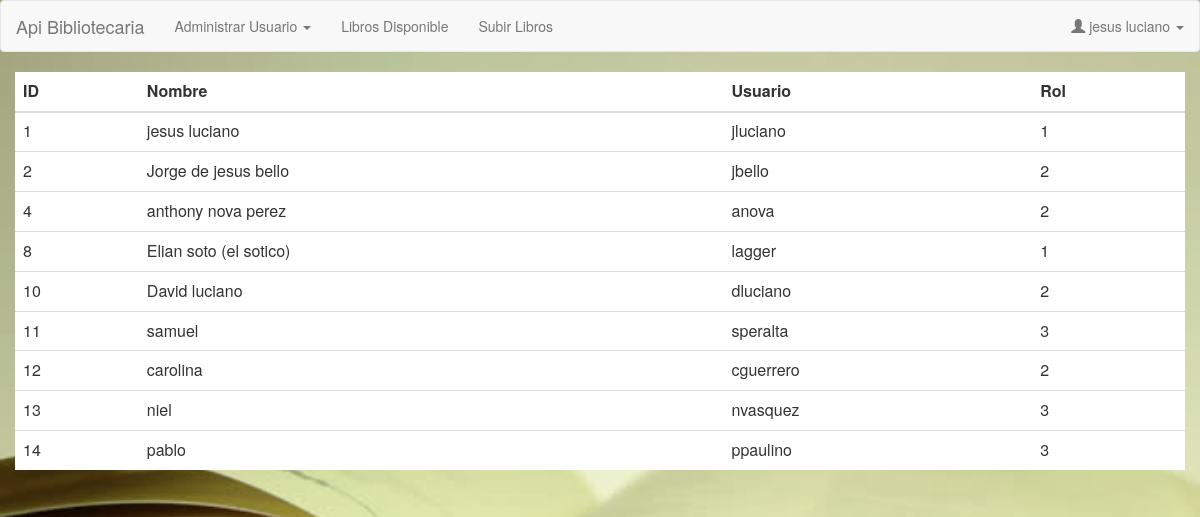
The page /Listausuarios.php (signed in) on the database as committed earlier.
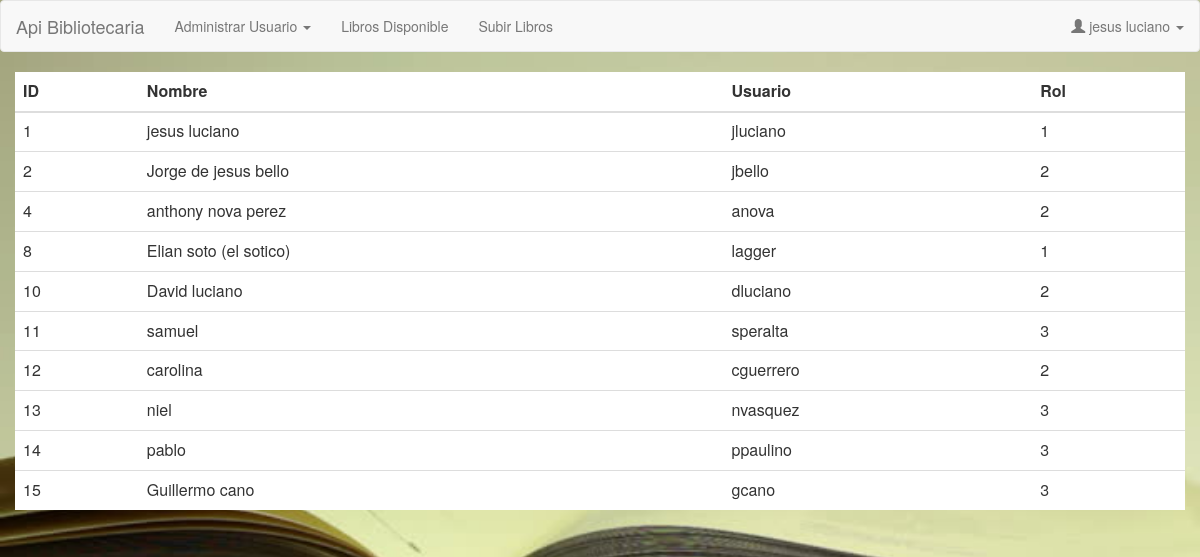
The same page on the database as committed later.
### tables this page shows
CREATE TABLE `usuarios` (
  `Id` int(11) NOT NULL AUTO_INCREMENT,
  `nombre` varchar(45) NOT NULL,
  `usuario` varchar(45) NOT NULL,
  `password` varchar(25) NOT NULL,
  `Rol` varchar(20) NOT NULL,
  PRIMARY KEY (`Id`)
);

### Clases/Usuarios.php (called while the page is built, shortened)
<?php
class Usuarios
{
        static function Listarusuarios(){
            $datos = array();
            $con = Conexion::obj();
            $rs = mysqli_query($con,"Select * from Usuarios");
          while( $fila = mysqli_fetch_object($rs)){
            $datos[] = $fila;
        }
            return $datos;
        }
    }

### Listausuarios.php (the view, shortened to what this page needs)
<?php
include "Header.php";
?>
<div class="row">
<table class="table" id="tbl">
<thead>
<tr>
<th>ID</th>
<th>Nombre</th>
<th>Usuario</th>
<th>Rol</th>
</tr>
</thead>
<tbody id="tbody">
<tr>
<?php
$datos = Usuarios::Listarusuarios();
foreach($datos as $fila){
    echo "<tr>
         <td>{$fila->Id}</td>
        <td>{$fila->nombre}</td>
        <td>{$fila->usuario}</td>
          <td>{$fila->Rol}</td>
             </tr>";
}
?>
</tr>
</tbody>
</table>
</div>
<?php
include "Footer.php";
?>

### Header.php (shortened to what this page needs)
<?php
function getBaseUrl()
{
    $currentPath = $_SERVER['PHP_SELF'];
    $pathInfo = pathinfo($currentPath);
    $hostName = $_SERVER['HTTP_HOST'];
    $protocol = strtolower(substr($_SERVER["SERVER_PROTOCOL"],0,5))=='https://'?'https://':'http://';
    return $protocol.$hostName.$pathInfo['dirname']."/";
}
?>
<html>
<head>
<link rel="stylesheet" href="<?php echo getBaseUrl();?>Assets/css/bootstrap.min.css"/>
<link rel="stylesheet" href="<?php echo getBaseUrl();?>Assets/css/style.css"/>
</head>
<body>
<nav class="navbar navbar-default">
  <div class="container-fluid">
    <div class="navbar-header">
      <a class="navbar-brand" href="#">Api Bibliotecaria</a>
    </div>
    <ul class="nav navbar-nav">
   <?php if($_SESSION['Rol_usuario'] == 1){?>
        <li class="dropdown">
          <a href="#" class="dropdown-toggle" data-toggle="dropdown" role="button" aria-haspopup="true" aria-expanded="false">Administrar Usuario <span class="caret"></span></a>
          <?php }?>
              <li><a href="./LibrosDisponible">Libros Disponible</a></li>
               <li><a href="./Upload">Subir Libros</a></li>
   </li>
    </ul>
        <ul class="nav navbar-nav navbar-right">
        <li class="dropdown">
          <a href="#" class="dropdown-toggle" data-toggle="dropdown" role="button" aria-haspopup="true" aria-expanded="false"><span class="glyphicon glyphicon-user"></span><?php echo "   ". $_SESSION['nombre_usuario'];?> <span class="caret"></span></a>
    </ul>
  </div>
</nav>
<div class="container">

### Footer.php
</div>
</body>
</html>

### Assets/css/style.css (style rules this page uses)
body { background-image: url("../Images/1.jpg"); -webkit-background-size: cover; -moz-background-size: cover; -o-background-size: cover; background-size: cover; }
.table { background-color: white; }

Rows that differ between the two databases and show on the page:
added usuarios: Id "15", nombre "Guillermo cano", usuario "gcano", Rol "3"
